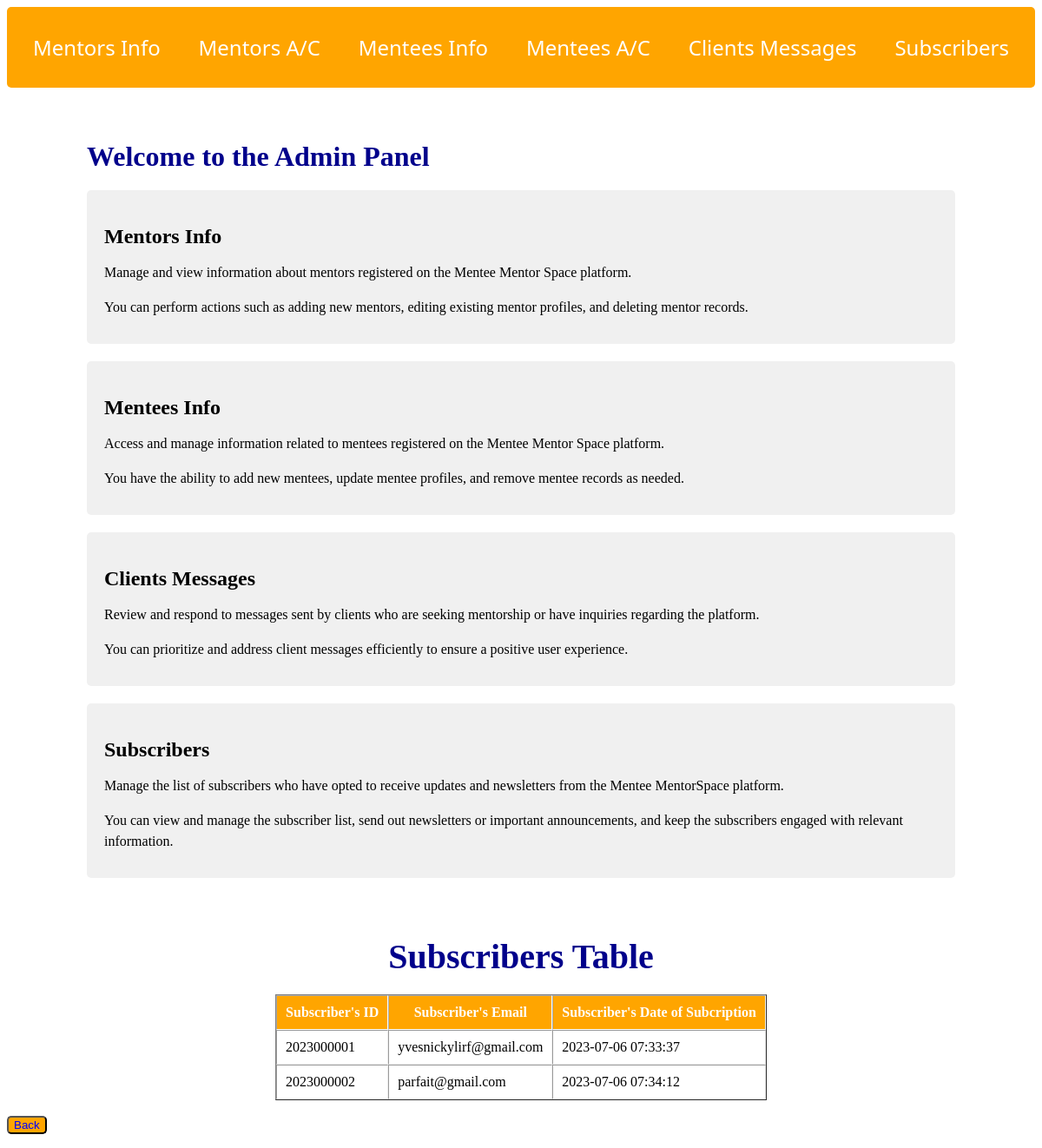
/Subscribers_table.php, run on the app's committed database.
### tables this page shows
CREATE TABLE IF NOT EXISTS `subscribers` (
  `subscriber_id` int NOT NULL AUTO_INCREMENT,
  `email` varchar(255) NOT NULL,
  `date_of_subscription` datetime DEFAULT CURRENT_TIMESTAMP,
  PRIMARY KEY (`subscriber_id`)
);

### Subscribers_table.php (the view, shortened to what this page needs)
<?php
$s = "localhost";
$u = "root";
$p = "";
$db = "menteementorspace";
$con = mysqli_connect($s, $u, $p, $db);
$sql = "SELECT * FROM subscribers";
$result = mysqli_query($con, $sql);
include 'header.php';
?>
<center>
  <h1 style="color: darkblue; font-family: tahoma; font-weight: bold; font-size: 40px;">Subscribers Table</h1>
  <table border="1" cellspacing="0" cellpadding="10" >
    <tr bgcolor="orange" style="border-color: white; color: white;">
      <th>Subscriber's ID</th>
      <th>Subscriber's Email</th>
      <th>Subscriber's Date of Subcription</th>
    </tr>
    <?php
    if(mysqli_num_rows($result))
    {
      while ($rows = mysqli_fetch_assoc($result))
      {
    ?>
    <tr bgcolor="white" style="border-color: orange; border: 1px">
      <td><?php echo $rows['subscriber_id']; ?> </td>
      <td><?php echo $rows['email']; ?> </td>
      <td><?php echo $rows['date_of_subscription']; ?> </td>
    </tr>
    <?php
      }
    }
    else
    {
      echo"<h1 style='color: orange; font-family: agency fb; font-weight: bold'>Sorry, your table is empty"."</h1>";
    }
    ?>
  </table>
</center>
  <form action="index.php" method="POST">
      <button type="submit" class="btn" style="color: blue; background-color: orange; border-radius: 5px;">Back</button>
    </form>

### header.php (style rules this page uses)
body { background-color: white; }
h1 { color: darkblue; font-size: 32px; margin-bottom: 20px; }

### data on the page
subscribers: subscriber_id "2023000001", email "yvesnickylirf@gmail.com", date_of_subscription "2023-07-06 07:33:37"
subscribers: subscriber_id "2023000002", email "parfait@gmail.com", date_of_subscription "2023-07-06 07:34:12"
